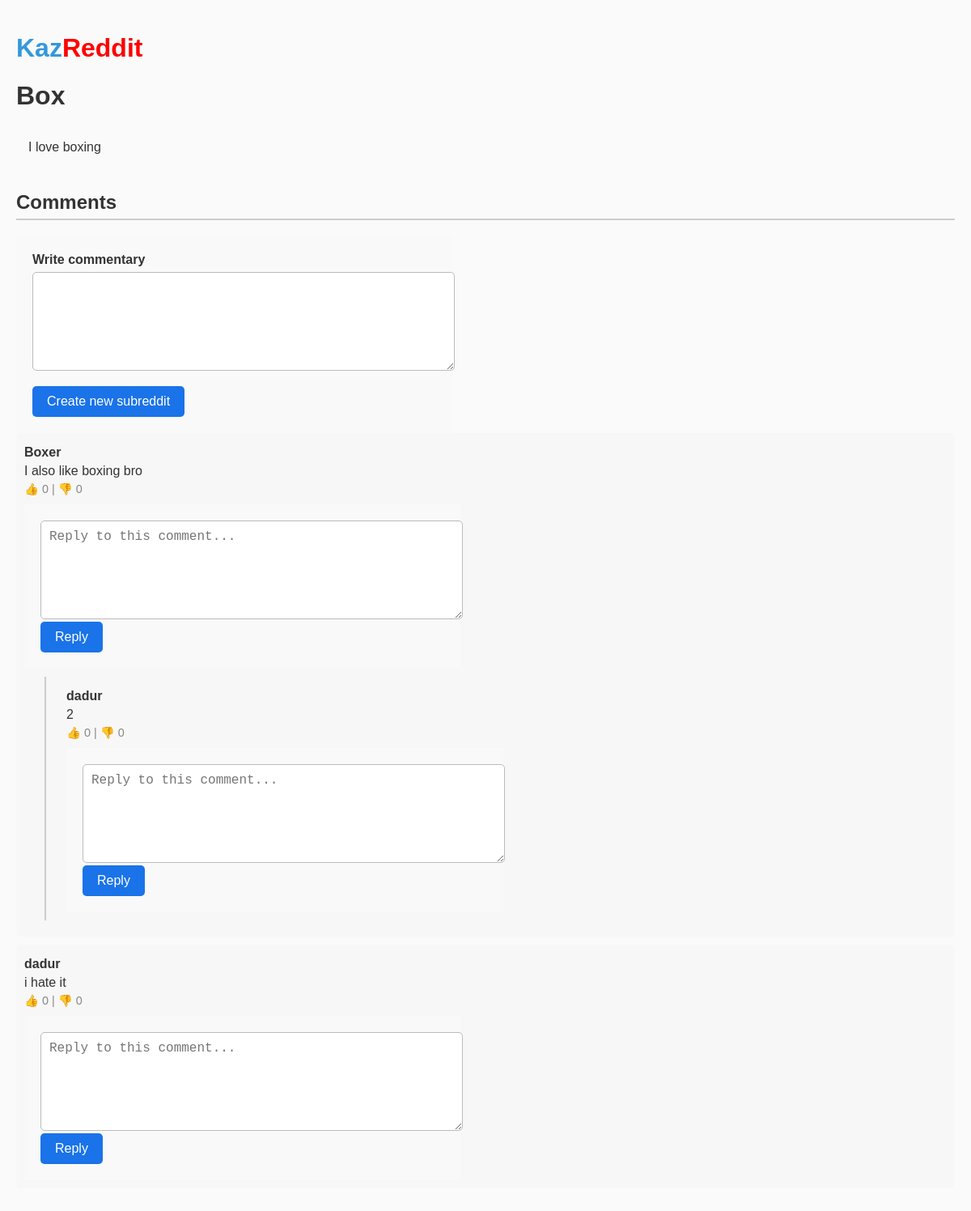
The app's page /kazreddit/Sport/post/1/ with its own data.
### core/models.py (models this page shows, shortened)
class Post(models.Model):
    subreddit = models.ForeignKey(Subreddit, on_delete=models.CASCADE)
    title = models.CharField(max_length=100)
    text = models.TextField(default="Пусто")  # или default=""
    author = models.CharField(max_length=100)

class Comment(models.Model):
    post = models.ForeignKey(Post, on_delete=models.CASCADE)
    parent = models.ForeignKey('self', null=True, blank=True, on_delete=models.CASCADE, related_name='replies')
    text = models.CharField(max_length=1000)
    author = models.CharField(max_length=100, default="<UNK>")
    like = models.IntegerField(default=0)
    dislike = models.IntegerField(default=0)

### core/views.py (the view)
# urls.py: path('<str:subreddit_name>/post/<int:post_id>/', views.PostDetailView.as_view(), name='post'),
class PostDetailView(generic.DetailView):
    model = Post
    context_object_name = 'post'
    template_name = 'core/post_comments.html'
    def get_context_data(self, **kwargs):
        context = super().get_context_data(**kwargs)
        context['subreddit_name'] = self.kwargs.get('subreddit_name')
        comment_id = self.kwargs['post_id']
        context['comments'] = Comment.objects.filter(post_id=comment_id, parent=None)
        return context
    def get_object(self, queryset=None):
        subreddit_name = self.kwargs.get('subreddit_name')
        post_id = self.kwargs.get('post_id')
        try:
            subreddit = Subreddit.objects.get(name=subreddit_name)
        except Subreddit.DoesNotExist:
            raise Http404("Subreddit does not exist")
        try:
            post = Post.objects.get(subreddit=subreddit, id=post_id)
        except Post.DoesNotExist:
            raise Http404("Post does not exist")
        return post
    def post(self, request, *args, **kwargs):
        text = request.POST.get('comment')
        parent_id = request.POST.get('parent')
        subreddit_name = kwargs.get('subreddit_name')
        post_id = kwargs.get('post_id')
        try:
            post = Post.objects.get(id=post_id)
        except Post.DoesNotExist:
            raise Http404("Post does not exist")
        if text:
            comment = Comment(
                post=post,
                text=text,
                author=request.user.username
            )
            if parent_id:
                try:
                    parent_comment = Comment.objects.get(id=parent_id)
                    comment.parent = parent_comment
                except Comment.DoesNotExist:
                    raise Http404("Comment does not exist")
            comment.save()
        return redirect('core:post', subreddit_name=subreddit_name, post_id=post_id)

### core/templates/core/post_comments.html (shortened to what this page needs)
<!DOCTYPE html>
<html lang="en">
<head>
    {% load static %}
    <link rel="stylesheet" href="{% static 'core/style.css' %}">
</head>
<header>
    <div>
        <h1>
            <a href="/kazreddit" id="logo"> <span class="logo-blue">Kaz</span><span class="logo-red">Reddit</span></a>
        </h1>
    </div>
</header>
<body>
    <div class="container">
        <h1>{{ post.title }}</h1>
        <div class="post-text">{{ post.text }}</div>
        <h2>Comments</h2>
        <form method="post">
            <div>
                <label for="comment">Write commentary</label>
                <textarea name="comment" id="comment" required></textarea>
            </div>
            <button type="submit">Create new subreddit</button>
        </form>
        {% if comments %}
            {% for comment in comments %}
                {% if not comment.parent %}
                    <div class="comment">
                        <p class="author">{{ comment.author }}</p>
                        <p>{{ comment.text }}</p>
                         <div class="meta">
                👍           {{ comment.like }} | 👎 {{ comment.dislike }}
                              <form method="post" style="margin-top: 10px;">
                                  <textarea name="comment" placeholder="Reply to this comment..." required></textarea>
                                  <button type="submit">Reply</button>
                              </form>
                        </div>
                        {% include "core/comment_replies.html" with replies=comment.replies.all depth=0 %}
                    </div>
                {% endif %}
            {% endfor %}
        {% else %}
            <p class="no-comments">No comments yet</p>
        {% endif %}
    </div>
</body>
</html>

### core/templates/core/comment_replies.html (shortened to what this page needs)
{% for comment in replies %}
    <div class="comment-thread">
        <div class="comment">
            <p class="author">{{ comment.author }}</p>
            <p>{{ comment.text }}</p>
            <div class="meta">
                👍 {{ comment.like }} | 👎 {{ comment.dislike }}
                <div>
                    <form method="post" style="margin-top: 10px;">
                        <textarea name="comment" placeholder="Reply to this comment..." required></textarea>
                        <button type="submit">Reply</button>
                    </form>
                </div>
            </div>
        </div>
    </div>
{% endfor %}

### core/static/core/style.css (style rules this page uses)
body { font-family: Arial, sans-serif; background-color: #fafafa; color: #333; margin: 0; padding: 20px; }
h2 { border-bottom: 2px solid #ccc; padding-bottom: 6px; margin-bottom: 20px; }
a { color: #3498db; text-decoration: none; font-weight: bold; }
.logo-red { color:red!important; }
.comment { padding: 10px; background-color: #f7f7f7; margin-bottom: 10px; border-radius: 6px; transition: background-color 0.2s ease, box-shadow 0.2s ease; }
.comment .author { font-weight: bold; color: #333; margin-bottom: 5px; }
.comment .meta { font-size: 0.9em; color: #888; }
.comment p { margin: 5px 0; }
.comment-thread { margin-left: 25px; padding-left: 15px; border-left: 2px solid #ccc; margin-top: 10px; }
.post-text { margin-top: 20px; padding: 15px; border-radius: 6px; margin-bottom: 30px; }
form { max-width: 500px; padding: 20px; background-color: #f9f9f9; }
form div { margin-bottom: 15px; }
form label { display: block; margin-bottom: 6px; font-weight: bold; color: #333; }
form input[type="text"], form textarea { width: 100%; padding: 10px; border: 1px solid #bbb; border-radius: 5px; font-size: 16px; resize: vertical; }
form textarea { min-height: 100px; }
form button { background-color: #1a73e8; color: white; border: none; padding: 10px 18px; font-size: 16px; border-radius: 5px; cursor: pointer; transition: background-color 0.3s ease; }

### records on screen
Post: title "Box", text "I love boxing"
Comment: author "Boxer", text "I also like boxing bro", like "0", dislike "0"
Comment: author "dadur", text "2", like "0", dislike "0"
Comment: author "dadur", text "i hate it", like "0", dislike "0"
